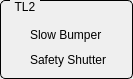
       <widget class="QGroupBox" name="titleGroupBox_19">
        <property name="geometry">
         <rect>
          <x>1041</x>
          <y>132</y>
          <width>133</width>
          <height>79</height>
         </rect>
        </property>
        <property name="styleSheet">
         <string notr="true">QGroupBox {
    border: 1px solid black;
    border-radius: 5px;
    margin-top: 0.5em;
}

QGroupBox::title {
    subcontrol-origin: margin;
    left: 10px;
    padding: 0 3px 0 3px;
}</string>
        </property>
        <property name="title">
         <string>TL2</string>
        </property>
        <widget class="QESimpleShape" name="qesimpleshape_242">
         <property name="geometry">
          <rect>
           <x>10</x>
           <y>24</y>
           <width>16</width>
           <height>20</height>
          </rect>
         </property>
         <property name="ledType">
          <enum>QSimpleShape::Error</enum>
         </property>
         <property name="colour0" stdset="0">
          <color>
           <red>240</red>
           <green>5</green>
           <blue>5</blue>
          </color>
         </property>
         <property name="colour1" stdset="0">
          <color>
           <red>60</red>
           <green>255</green>
           <blue>20</blue>
          </color>
         </property>
         <property name="colour2" stdset="0">
          <color>
           <red>60</red>
           <green>255</green>
           <blue>20</blue>
          </color>
         </property>
         <property name="variable" stdset="0">
          <string>SR-PSS-SLP:isInterlock</string>
         </property>
         <property name="variableSubstitutions" stdset="0">
          <string/>
         </property>
        </widget>
        <widget class="QLabel" name="label_134">
         <property name="geometry">
          <rect>
           <x>30</x>
           <y>25</y>
           <width>99</width>
           <height>20</height>
          </rect>
         </property>
         <property name="text">
          <string>Slow Bumper </string>
         </property>
        </widget>
        <widget class="QLabel" name="label_135">
         <property name="geometry">
          <rect>
           <x>30</x>
           <y>50</y>
           <width>100</width>
           <height>20</height>
          </rect>
         </property>
         <property name="text">
          <string>Safety Shutter</string>
         </property>
        </widget>
        <widget class="QESimpleShape" name="qesimpleshape_248">
         <property name="geometry">
          <rect>
           <x>10</x>
           <y>49</y>
           <width>16</width>
           <height>20</height>
          </rect>
         </property>
         <property name="ledType">
          <enum>QSimpleShape::Error</enum>
         </property>
         <property name="colour0" stdset="0">
          <color>
           <red>240</red>
           <green>5</green>
           <blue>5</blue>
          </color>
         </property>
         <property name="colour1" stdset="0">
          <color>
           <red>60</red>
           <green>255</green>
           <blue>20</blue>
          </color>
         </property>
         <property name="colour2" stdset="0">
          <color>
           <red>60</red>
           <green>255</green>
           <blue>20</blue>
          </color>
         </property>
         <property name="variable" stdset="0">
          <string>TL2-PSS-SH:isInterlock</string>
         </property>
         <property name="variableSubstitutions" stdset="0">
          <string/>
         </property>
        </widget>
       </widget>
